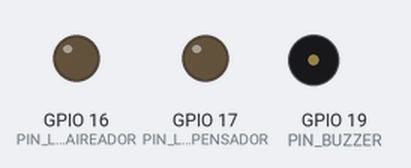
This sketch was run on a simulated ESP32. On the bench: output pins drawn as LEDs (lit = HIGH), buzzer (waves = sounding). What the sketch prints to the serial monitor is not drawn.

Above: at 15.5 s.
At 18.3 s:
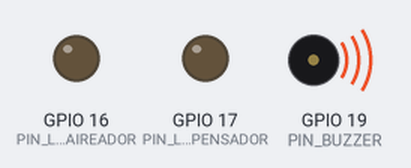
Timing chart, 0 to 26.2 s (numbered marks = the images above):
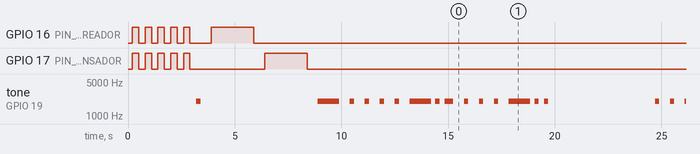

The sketch:

test_buzzer_leds.ino
```cpp
// ────────────────────────────────────────────────────────────────
//  Test rápido de buzzer y LEDs indicadores
//  Placa: ESP32 Dev Module
//
//  Pines (mismos que usa el firmware principal):
//    - LED aireador      → GPIO 16
//    - LED dispensador   → GPIO 17
//    - Buzzer            → GPIO 19
//
//  Conexión LED: ánodo → GPIO (con resistencia 220 Ω), cátodo → GND.
//  Conexión buzzer: GPIO 19 → resistencia 100 Ω → (+) buzzer, (-) → GND.
//
//  IMPORTANTE: define BUZZER_PASSIVE según tu tipo de buzzer.
//    1 = pasivo (necesita tone() para sonar)
//    0 = activo (suena con HIGH)
// ────────────────────────────────────────────────────────────────

#define BUZZER_PASSIVE 1
#define BUZZER_FREQ_HZ 2000

const int PIN_LED_AIREADOR    = 16;
const int PIN_LED_DISPENSADOR = 17;
const int PIN_BUZZER          = 19;

const unsigned long BEEP_SHORT_MS = 200;
const unsigned long BEEP_LONG_MS  = 1000;
const unsigned long BEEP_GAP_MS   = 250;

void setup() {
  Serial.begin(115200);
  delay(200);
  Serial.println("=== Test buzzer + LEDs ===");
#if BUZZER_PASSIVE
  Serial.println("Modo buzzer: PASIVO (usando tone)");
#else
  Serial.println("Modo buzzer: ACTIVO (usando HIGH/LOW)");
#endif

  pinMode(PIN_LED_AIREADOR, OUTPUT);
  pinMode(PIN_LED_DISPENSADOR, OUTPUT);
  pinMode(PIN_BUZZER, OUTPUT);

  digitalWrite(PIN_LED_AIREADOR, LOW);
  digitalWrite(PIN_LED_DISPENSADOR, LOW);
  digitalWrite(PIN_BUZZER, LOW);

  // 1) Parpadeo conjunto de LEDs.
  Serial.println("[TEST] Parpadeo LEDs x5");
  for (int i = 0; i < 5; i++) {
    digitalWrite(PIN_LED_AIREADOR, HIGH);
    digitalWrite(PIN_LED_DISPENSADOR, HIGH);
    delay(300);
    digitalWrite(PIN_LED_AIREADOR, LOW);
    digitalWrite(PIN_LED_DISPENSADOR, LOW);
    delay(300);
  }

  // 2) Pitido corto del buzzer.
  Serial.println("[TEST] Beep corto");
  beep(BEEP_SHORT_MS);
  delay(500);

  // 3) LED aireador ON 2 s.
  Serial.println("[TEST] LED aireador ON 2s");
  digitalWrite(PIN_LED_AIREADOR, HIGH);
  delay(2000);
  digitalWrite(PIN_LED_AIREADOR, LOW);
  delay(500);

  // 4) LED dispensador ON 2 s.
  Serial.println("[TEST] LED dispensador ON 2s");
  digitalWrite(PIN_LED_DISPENSADOR, HIGH);
  delay(2000);
  digitalWrite(PIN_LED_DISPENSADOR, LOW);
  delay(500);

  // 5) Pitido largo.
  Serial.println("[TEST] Beep largo 1s");
  beep(BEEP_LONG_MS);
  delay(500);

  // 6) Secuencia tipo dispensador.
  Serial.println("[TEST] Secuencia dispensador");
  countdownBeepSequence();

  Serial.println("[TEST] Fin. Repitiendo en 5s...");
}

void loop() {
  countdownBeepSequence();
  delay(5000);
}

void buzzerOn() {
#if BUZZER_PASSIVE
  tone(PIN_BUZZER, BUZZER_FREQ_HZ);
#else
  digitalWrite(PIN_BUZZER, HIGH);
#endif
}

void buzzerOff() {
#if BUZZER_PASSIVE
  noTone(PIN_BUZZER);
#else
  digitalWrite(PIN_BUZZER, LOW);
#endif
}

void beep(unsigned long ms) {
  buzzerOn();
  delay(ms);
  buzzerOff();
}

void countdownBeepSequence() {
  // 4 pitidos cortos.
  for (int i = 0; i < 4; i++) {
    beep(BEEP_SHORT_MS);
    delay(500);
  }
  // Pitido largo final.
  beep(BEEP_LONG_MS);
  delay(200);
  // Dos pitidos cortos finales.
  beep(BEEP_SHORT_MS);
  delay(BEEP_GAP_MS);
  beep(BEEP_SHORT_MS);
}
```

Measured:
- by itself, tone on GPIO 19 (PIN_BUZZER): plays 2000 Hz for 0.20 s, 2000 Hz for 1.0 s, 2000 Hz for 0.20 s, 2000 Hz for 0.20 s, 2000 Hz for 0.20 s, 2000 Hz for 0.20 s … (29 notes in this stretch)
